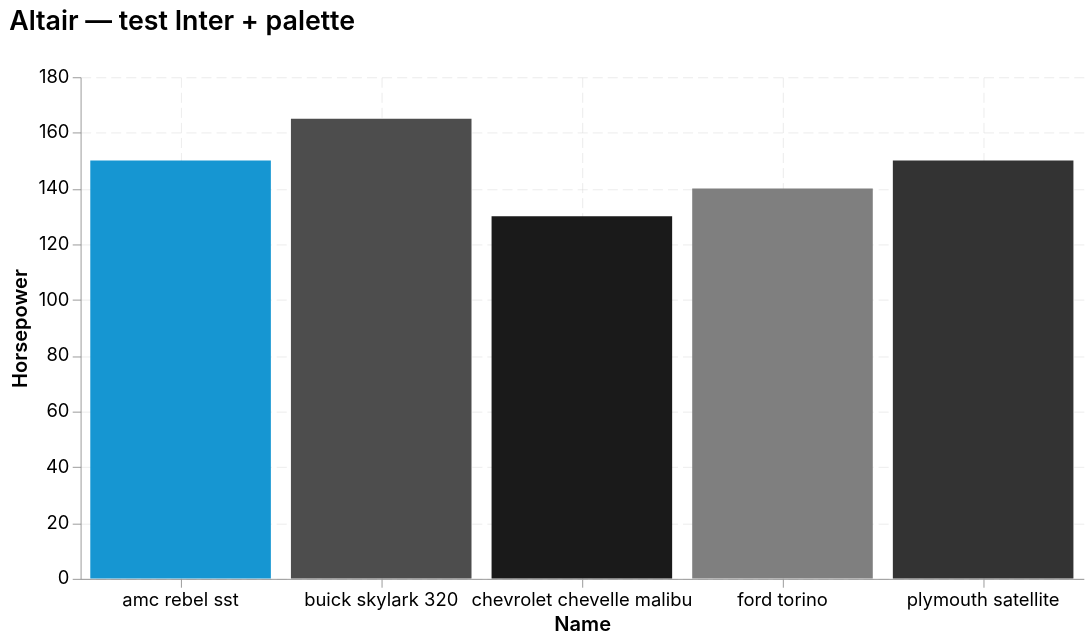

Write notebook code for a chart like this one.
### Code cell
# Test Altair con tema + export HTML/PNG
import altair as alt
# Import registra/abilita il tema
from themes.altair_mobility_theme import mobility_theme  # noqa: F401

from vega_datasets import data
# Dati: prova vega_datasets, altrimenti fallback
from vega_datasets import data
# Dati: prova vega_datasets, altrimenti fallback

try:
    cars = data.cars()
except Exception:
    import pandas as pd
    cars = pd.DataFrame({
        'Name': ['Car A','Car B','Car C','Car D','Car E'],
        'Horsepower': [110, 95, 130, 120, 105],
        'Origin': ['USA','Europe','Japan','USA','Europe'],
    })

chart = (
    alt.Chart(cars.head(5))
    .mark_bar()
    .encode(x='Name:N', y='Horsepower:Q', color=alt.Color('Name:N', legend=None))
    .properties(title='Altair — test Inter + palette', width=600, height=300)
)
chart  # display inline

html_path = OUT / 'altair_test.html'
chart.save(html_path)
print('HTML salvato in:', html_path)

chart

### Figure 1 — Vega-Lite specification as saved in the notebook (floating-point values rounded to 4 significant figures)
{"config": {"background": "#FFFFFF", "font": "Inter, IBM Plex Sans, DejaVu Sans, Arial, sans-serif", "mark": {"color": "#000000"}, "title": {"color": "#000000", "anchor": "start", "dy": -15, "fontSize": 16, "font": "Inter, IBM Plex Sans, DejaVu Sans, Arial, sans-serif", "fontWeight": 600}, "axis": {"labelColor": "#000000", "labelFontSize": 11, "labelFont": "Inter, IBM Plex Sans, DejaVu Sans, Arial, sans-serif", "labelFontWeight": 400, "titleColor": "#000000", "titleFontSize": 12, "titleFont": "Inter, IBM Plex Sans, DejaVu Sans, Arial, sans-serif", "titleFontWeight": 600, "grid": true, "gridColor": "#D2D2D2", "labelAngle": 0, "domainWidth": 0.5, "labelPadding": 2, "tickSize": 5, "tickWidth": 0.5}, "axisX": {"gridDash": [6, 3], "gridWidth": 0.25, "gridColor": "#D2D2D2"}, "axisY": {"gridDash": [6, 3], "gridWidth": 0.25, "gridColor": "#D2D2D2"}, "legend": {"labelFontSize": 11, "padding": 1, "symbolType": "square", "labelFont": "Inter, IBM Plex Sans, DejaVu Sans, Arial, sans-serif", "titleFont": "Inter, IBM Plex Sans, DejaVu Sans, Arial, sans-serif"}, "style": {"guide-label": {"font": "Inter, IBM Plex Sans, DejaVu Sans, Arial, sans-serif", "fill": "#000000"}, "guide-title": {"font": "Inter, IBM Plex Sans, DejaVu Sans, Arial, sans-serif", "fill": "#000000"}}, "range": {"category": ["#1696D2", "#4D4D4D", "#1A1A1A", "#7F7F7F", "#333333", "#B0B0B0", "#4D4D4D", "#C9C9C9", "#666666", "#DCDCDC"]}, "point": {"filled": true}, "line": {"strokeWidth": 2.0}, "view": {"stroke": "transparent"}}, "data": {"name": "data-2d005d638c0ad0e3f84c8390e8ef6f17"}, "mark": {"type": "bar"}, "encoding": {"color": {"field": "Name", "legend": null, "type": "nominal"}, "x": {"field": "Name", "type": "nominal"}, "y": {"field": "Horsepower", "type": "quantitative"}}, "height": 300, "title": "Altair — test Inter + palette", "width": 600, "$schema": "https://vega.github.io/schema/vega-lite/v5.20.1.json", "datasets": {"data-2d005d638c0ad0e3f84c8390e8ef6f17": [{"Name": "chevrolet chevelle malibu", "Miles_per_Gallon": 18.0, "Cylinders": 8, "Displacement": 307.0, "Horsepower": 130.0, "Weight_in_lbs": 3504, "Acceleration": 12.0, "Year": "1970-01-01T00:00:00", "Origin": "USA"}, {"Name": "buick skylark 320", "Miles_per_Gallon": 15.0, "Cylinders": 8, "Displacement": 350.0, "Horsepower": 165.0, "Weight_in_lbs": 3693, "Acceleration": 11.5, "Year": "1970-01-01T00:00:00", "Origin": "USA"}, {"Name": "plymouth satellite", "Miles_per_Gallon": 18.0, "Cylinders": 8, "Displacement": 318.0, "Horsepower": 150.0, "Weight_in_lbs": 3436, "Acceleration": 11.0, "Year": "1970-01-01T00:00:00", "Origin": "USA"}, {"Name": "amc rebel sst", "Miles_per_Gallon": 16.0, "Cylinders": 8, "Displacement": 304.0, "Horsepower": 150.0, "Weight_in_lbs": 3433, "Acceleration": 12.0, "Year": "1970-01-01T00:00:00", "Origin": "USA"}, {"Name": "ford torino", "Miles_per_Gallon": 17.0, "Cylinders": 8, "Displacement": 302.0, "Horsepower": 140.0, "Weight_in_lbs": 3449, "Acceleration": 10.5, "Year": "1970-01-01T00:00:00", "Origin": "USA"}]}}
